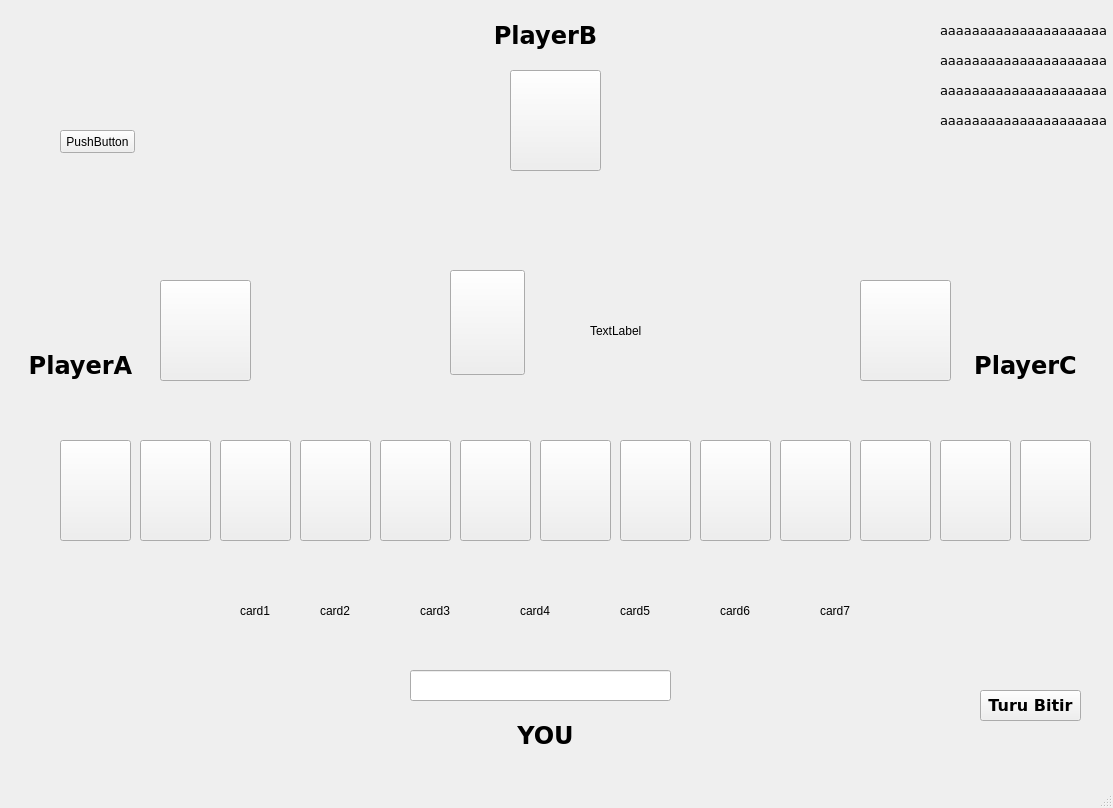
<?xml version="1.0" encoding="UTF-8"?>
<ui version="4.0">
 <class>MainWindow</class>
 <widget class="QMainWindow" name="MainWindow">
  <property name="geometry">
   <rect>
    <x>0</x>
    <y>0</y>
    <width>1113</width>
    <height>808</height>
   </rect>
  </property>
  <property name="windowTitle">
   <string>MainWindow</string>
  </property>
  <widget class="QWidget" name="centralwidget">
   <widget class="QLabel" name="plabelB">
    <property name="geometry">
     <rect>
      <x>430</x>
      <y>10</y>
      <width>231</width>
      <height>51</height>
     </rect>
    </property>
    <property name="font">
     <font>
      <family>Verdana</family>
      <pointsize>18</pointsize>
      <weight>75</weight>
      <bold>true</bold>
     </font>
    </property>
    <property name="text">
     <string>PlayerB</string>
    </property>
    <property name="alignment">
     <set>Qt::AlignCenter</set>
    </property>
   </widget>
   <widget class="QLabel" name="plabelA">
    <property name="geometry">
     <rect>
      <x>20</x>
      <y>340</y>
      <width>121</width>
      <height>51</height>
     </rect>
    </property>
    <property name="font">
     <font>
      <family>Verdana</family>
      <pointsize>18</pointsize>
      <weight>75</weight>
      <bold>true</bold>
     </font>
    </property>
    <property name="text">
     <string>PlayerA</string>
    </property>
    <property name="alignment">
     <set>Qt::AlignCenter</set>
    </property>
   </widget>
   <widget class="QLabel" name="plabelC">
    <property name="geometry">
     <rect>
      <x>960</x>
      <y>340</y>
      <width>131</width>
      <height>51</height>
     </rect>
    </property>
    <property name="font">
     <font>
      <family>Verdana</family>
      <pointsize>18</pointsize>
      <weight>75</weight>
      <bold>true</bold>
     </font>
    </property>
    <property name="text">
     <string>PlayerC</string>
    </property>
    <property name="alignment">
     <set>Qt::AlignCenter</set>
    </property>
   </widget>
   <widget class="QLabel" name="plabelyou">
    <property name="geometry">
     <rect>
      <x>430</x>
      <y>710</y>
      <width>231</width>
      <height>51</height>
     </rect>
    </property>
    <property name="font">
     <font>
      <family>Verdana</family>
      <pointsize>18</pointsize>
      <weight>75</weight>
      <bold>true</bold>
     </font>
    </property>
    <property name="text">
     <string>YOU</string>
    </property>
    <property name="alignment">
     <set>Qt::AlignCenter</set>
    </property>
   </widget>
   <widget class="QLabel" name="clabel1">
    <property name="geometry">
     <rect>
      <x>240</x>
      <y>560</y>
      <width>71</width>
      <height>101</height>
     </rect>
    </property>
    <property name="text">
     <string>card1</string>
    </property>
   </widget>
   <widget class="QLabel" name="clabel2">
    <property name="geometry">
     <rect>
      <x>320</x>
      <y>560</y>
      <width>71</width>
      <height>101</height>
     </rect>
    </property>
    <property name="text">
     <string>card2</string>
    </property>
   </widget>
   <widget class="QLabel" name="clabel3">
    <property name="geometry">
     <rect>
      <x>420</x>
      <y>560</y>
      <width>71</width>
      <height>101</height>
     </rect>
    </property>
    <property name="text">
     <string>card3</string>
    </property>
   </widget>
   <widget class="QLabel" name="clabel4">
    <property name="geometry">
     <rect>
      <x>520</x>
      <y>560</y>
      <width>71</width>
      <height>101</height>
     </rect>
    </property>
    <property name="text">
     <string>card4</string>
    </property>
   </widget>
   <widget class="QLabel" name="clabel5">
    <property name="geometry">
     <rect>
      <x>620</x>
      <y>560</y>
      <width>71</width>
      <height>101</height>
     </rect>
    </property>
    <property name="text">
     <string>card5</string>
    </property>
   </widget>
   <widget class="QLabel" name="clabel6">
    <property name="geometry">
     <rect>
      <x>720</x>
      <y>560</y>
      <width>71</width>
      <height>101</height>
     </rect>
    </property>
    <property name="text">
     <string>card6</string>
    </property>
   </widget>
   <widget class="QLabel" name="clabel7">
    <property name="geometry">
     <rect>
      <x>820</x>
      <y>560</y>
      <width>71</width>
      <height>101</height>
     </rect>
    </property>
    <property name="text">
     <string>card7</string>
    </property>
   </widget>
   <widget class="QLabel" name="clabelA">
    <property name="geometry">
     <rect>
      <x>170</x>
      <y>300</y>
      <width>104</width>
      <height>121</height>
     </rect>
    </property>
    <property name="text">
     <string/>
    </property>
   </widget>
   <widget class="QLabel" name="clabelMiddle">
    <property name="geometry">
     <rect>
      <x>590</x>
      <y>280</y>
      <width>71</width>
      <height>101</height>
     </rect>
    </property>
    <property name="text">
     <string>TextLabel</string>
    </property>
   </widget>
   <widget class="QLineEdit" name="lineEdit">
    <property name="geometry">
     <rect>
      <x>410</x>
      <y>670</y>
      <width>261</width>
      <height>31</height>
     </rect>
    </property>
    <property name="font">
     <font>
      <family>Verdana</family>
      <pointsize>18</pointsize>
      <weight>75</weight>
      <bold>true</bold>
     </font>
    </property>
    <property name="alignment">
     <set>Qt::AlignCenter</set>
    </property>
   </widget>
   <widget class="QPushButton" name="btpush1">
    <property name="geometry">
     <rect>
      <x>60</x>
      <y>130</y>
      <width>75</width>
      <height>23</height>
     </rect>
    </property>
    <property name="text">
     <string>PushButton</string>
    </property>
   </widget>
   <widget class="QLabel" name="clabelB">
    <property name="geometry">
     <rect>
      <x>500</x>
      <y>70</y>
      <width>104</width>
      <height>121</height>
     </rect>
    </property>
    <property name="text">
     <string/>
    </property>
   </widget>
   <widget class="QLabel" name="clabelC">
    <property name="geometry">
     <rect>
      <x>830</x>
      <y>290</y>
      <width>104</width>
      <height>121</height>
     </rect>
    </property>
    <property name="text">
     <string/>
    </property>
   </widget>
   <widget class="QPushButton" name="bt_tur">
    <property name="geometry">
     <rect>
      <x>980</x>
      <y>690</y>
      <width>101</width>
      <height>31</height>
     </rect>
    </property>
    <property name="font">
     <font>
      <family>Verdana</family>
      <pointsize>12</pointsize>
      <weight>75</weight>
      <bold>true</bold>
     </font>
    </property>
    <property name="text">
     <string>Turu Bitir</string>
    </property>
   </widget>
   <widget class="QPushButton" name="bt_Deck">
    <property name="geometry">
     <rect>
      <x>450</x>
      <y>270</y>
      <width>75</width>
      <height>105</height>
     </rect>
    </property>
    <property name="text">
     <string/>
    </property>
    <property name="icon">
     <iconset>
      <normaloff>card_backside_27percent.jpg</normaloff>card_backside_27percent.jpg</iconset>
    </property>
    <property name="iconSize">
     <size>
      <width>100</width>
      <height>100</height>
     </size>
    </property>
   </widget>
   <widget class="QPushButton" name="bt_El_3">
    <property name="geometry">
     <rect>
      <x>460</x>
      <y>440</y>
      <width>71</width>
      <height>101</height>
     </rect>
    </property>
    <property name="text">
     <string/>
    </property>
    <property name="iconSize">
     <size>
      <width>100</width>
      <height>100</height>
     </size>
    </property>
   </widget>
   <widget class="QPushButton" name="bt_El_6">
    <property name="geometry">
     <rect>
      <x>700</x>
      <y>440</y>
      <width>71</width>
      <height>101</height>
     </rect>
    </property>
    <property name="text">
     <string/>
    </property>
    <property name="iconSize">
     <size>
      <width>100</width>
      <height>100</height>
     </size>
    </property>
   </widget>
   <widget class="QPushButton" name="bt_El_5">
    <property name="geometry">
     <rect>
      <x>620</x>
      <y>440</y>
      <width>71</width>
      <height>101</height>
     </rect>
    </property>
    <property name="text">
     <string/>
    </property>
    <property name="iconSize">
     <size>
      <width>100</width>
      <height>100</height>
     </size>
    </property>
   </widget>
   <widget class="QPushButton" name="bt_El_4">
    <property name="geometry">
     <rect>
      <x>540</x>
      <y>440</y>
      <width>71</width>
      <height>101</height>
     </rect>
    </property>
    <property name="text">
     <string/>
    </property>
    <property name="iconSize">
     <size>
      <width>100</width>
      <height>100</height>
     </size>
    </property>
   </widget>
   <widget class="QPushButton" name="bt_El_2">
    <property name="geometry">
     <rect>
      <x>380</x>
      <y>440</y>
      <width>71</width>
      <height>101</height>
     </rect>
    </property>
    <property name="text">
     <string/>
    </property>
    <property name="iconSize">
     <size>
      <width>100</width>
      <height>100</height>
     </size>
    </property>
   </widget>
   <widget class="QPushButton" name="bt_El_1">
    <property name="geometry">
     <rect>
      <x>300</x>
      <y>440</y>
      <width>71</width>
      <height>101</height>
     </rect>
    </property>
    <property name="text">
     <string/>
    </property>
    <property name="iconSize">
     <size>
      <width>100</width>
      <height>100</height>
     </size>
    </property>
   </widget>
   <widget class="QPushButton" name="bt_El_9">
    <property name="geometry">
     <rect>
      <x>220</x>
      <y>440</y>
      <width>71</width>
      <height>101</height>
     </rect>
    </property>
    <property name="text">
     <string/>
    </property>
    <property name="iconSize">
     <size>
      <width>100</width>
      <height>100</height>
     </size>
    </property>
   </widget>
   <widget class="QLabel" name="lbl_sira_p1">
    <property name="geometry">
     <rect>
      <x>940</x>
      <y>20</y>
      <width>170</width>
      <height>20</height>
     </rect>
    </property>
    <property name="font">
     <font>
      <family>Verdana</family>
      <pointsize>10</pointsize>
      <weight>50</weight>
      <bold>false</bold>
     </font>
    </property>
    <property name="text">
     <string>aaaaaaaaaaaaaaaaaaaaa</string>
    </property>
   </widget>
   <widget class="QLabel" name="lbl_sira_p2">
    <property name="geometry">
     <rect>
      <x>940</x>
      <y>50</y>
      <width>170</width>
      <height>20</height>
     </rect>
    </property>
    <property name="font">
     <font>
      <family>Verdana</family>
      <pointsize>10</pointsize>
      <weight>50</weight>
      <bold>false</bold>
     </font>
    </property>
    <property name="text">
     <string>aaaaaaaaaaaaaaaaaaaaa</string>
    </property>
   </widget>
   <widget class="QLabel" name="lbl_sira_p3">
    <property name="geometry">
     <rect>
      <x>940</x>
      <y>80</y>
      <width>170</width>
      <height>20</height>
     </rect>
    </property>
    <property name="font">
     <font>
      <family>Verdana</family>
      <pointsize>10</pointsize>
      <weight>50</weight>
      <bold>false</bold>
     </font>
    </property>
    <property name="text">
     <string>aaaaaaaaaaaaaaaaaaaaa</string>
    </property>
   </widget>
   <widget class="QLabel" name="lbl_sira_p4">
    <property name="geometry">
     <rect>
      <x>940</x>
      <y>110</y>
      <width>170</width>
      <height>20</height>
     </rect>
    </property>
    <property name="font">
     <font>
      <family>Verdana</family>
      <pointsize>10</pointsize>
      <weight>50</weight>
      <bold>false</bold>
     </font>
    </property>
    <property name="text">
     <string>aaaaaaaaaaaaaaaaaaaaa</string>
    </property>
   </widget>
   <widget class="QLabel" name="lbl_arrow_up">
    <property name="geometry">
     <rect>
      <x>850</x>
      <y>20</y>
      <width>51</width>
      <height>51</height>
     </rect>
    </property>
    <property name="text">
     <string/>
    </property>
    <property name="pixmap">
     <pixmap>Arrow_up.png</pixmap>
    </property>
   </widget>
   <widget class="QLabel" name="lbl_arrow_down">
    <property name="geometry">
     <rect>
      <x>850</x>
      <y>80</y>
      <width>51</width>
      <height>51</height>
     </rect>
    </property>
    <property name="text">
     <string/>
    </property>
    <property name="pixmap">
     <pixmap>Arrow_down.png</pixmap>
    </property>
   </widget>
   <widget class="QPushButton" name="bt_El_7">
    <property name="geometry">
     <rect>
      <x>780</x>
      <y>440</y>
      <width>71</width>
      <height>101</height>
     </rect>
    </property>
    <property name="text">
     <string/>
    </property>
    <property name="iconSize">
     <size>
      <width>100</width>
      <height>100</height>
     </size>
    </property>
   </widget>
   <widget class="QPushButton" name="bt_El_8">
    <property name="geometry">
     <rect>
      <x>860</x>
      <y>440</y>
      <width>71</width>
      <height>101</height>
     </rect>
    </property>
    <property name="text">
     <string/>
    </property>
    <property name="iconSize">
     <size>
      <width>100</width>
      <height>100</height>
     </size>
    </property>
   </widget>
   <widget class="QPushButton" name="bt_El_10">
    <property name="geometry">
     <rect>
      <x>940</x>
      <y>440</y>
      <width>71</width>
      <height>101</height>
     </rect>
    </property>
    <property name="text">
     <string/>
    </property>
    <property name="iconSize">
     <size>
      <width>100</width>
      <height>100</height>
     </size>
    </property>
   </widget>
   <widget class="QPushButton" name="bt_El_11">
    <property name="geometry">
     <rect>
      <x>140</x>
      <y>440</y>
      <width>71</width>
      <height>101</height>
     </rect>
    </property>
    <property name="text">
     <string/>
    </property>
    <property name="iconSize">
     <size>
      <width>100</width>
      <height>100</height>
     </size>
    </property>
   </widget>
   <widget class="QPushButton" name="bt_El_12">
    <property name="geometry">
     <rect>
      <x>1020</x>
      <y>440</y>
      <width>71</width>
      <height>101</height>
     </rect>
    </property>
    <property name="text">
     <string/>
    </property>
    <property name="iconSize">
     <size>
      <width>100</width>
      <height>100</height>
     </size>
    </property>
   </widget>
   <widget class="QPushButton" name="bt_El_13">
    <property name="geometry">
     <rect>
      <x>60</x>
      <y>440</y>
      <width>71</width>
      <height>101</height>
     </rect>
    </property>
    <property name="text">
     <string/>
    </property>
    <property name="iconSize">
     <size>
      <width>100</width>
      <height>100</height>
     </size>
    </property>
   </widget>
   <widget class="QPushButton" name="bt_El_playerA">
    <property name="geometry">
     <rect>
      <x>160</x>
      <y>280</y>
      <width>91</width>
      <height>101</height>
     </rect>
    </property>
    <property name="text">
     <string/>
    </property>
    <property name="iconSize">
     <size>
      <width>100</width>
      <height>100</height>
     </size>
    </property>
   </widget>
   <widget class="QPushButton" name="bt_El_playerB">
    <property name="geometry">
     <rect>
      <x>510</x>
      <y>70</y>
      <width>91</width>
      <height>101</height>
     </rect>
    </property>
    <property name="text">
     <string/>
    </property>
    <property name="iconSize">
     <size>
      <width>100</width>
      <height>100</height>
     </size>
    </property>
   </widget>
   <widget class="QPushButton" name="bt_El_playerC">
    <property name="geometry">
     <rect>
      <x>860</x>
      <y>280</y>
      <width>91</width>
      <height>101</height>
     </rect>
    </property>
    <property name="text">
     <string/>
    </property>
    <property name="iconSize">
     <size>
      <width>100</width>
      <height>100</height>
     </size>
    </property>
   </widget>
  </widget>
  <widget class="QMenuBar" name="menubar">
   <property name="geometry">
    <rect>
     <x>0</x>
     <y>0</y>
     <width>1113</width>
     <height>21</height>
    </rect>
   </property>
  </widget>
  <widget class="QStatusBar" name="statusbar"/>
 </widget>
 <resources/>
 <connections/>
</ui>
